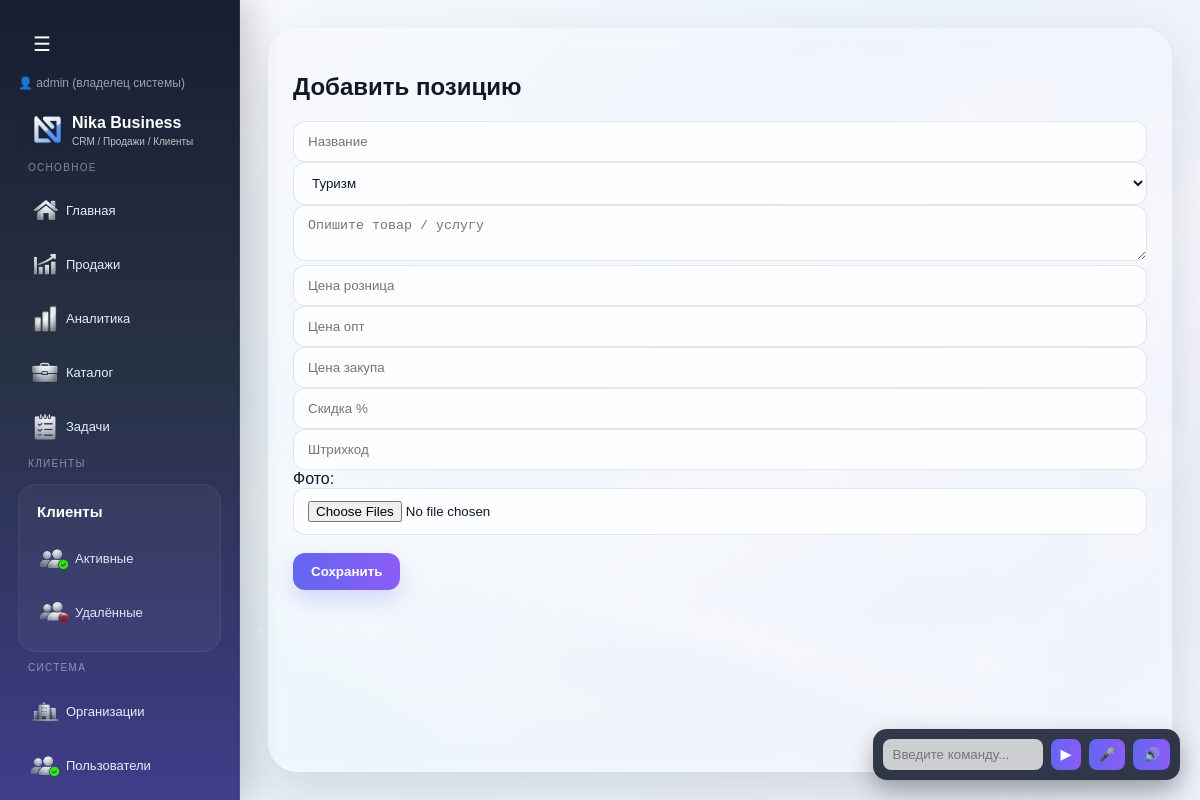
The page /items/3/edit (signed in) on the database as committed earlier.
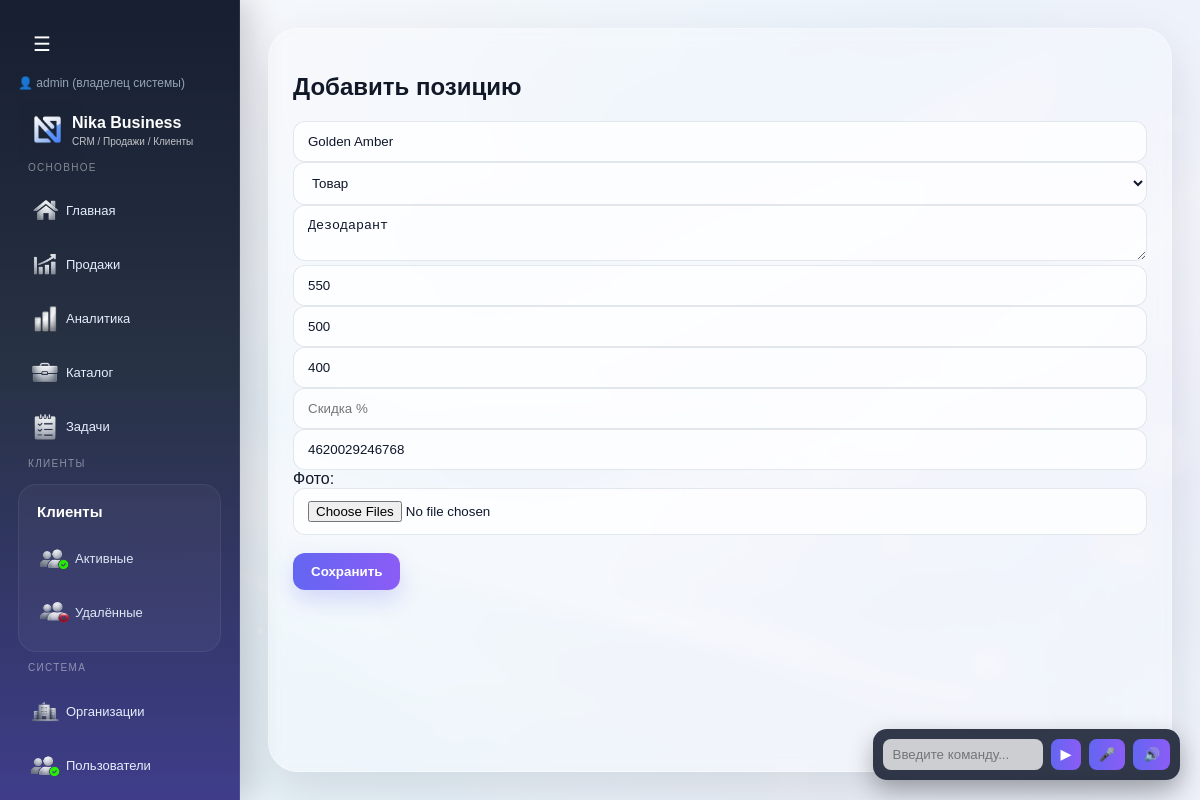
The same page on the database as committed later.
### tables this page shows
CREATE TABLE items (
        id INTEGER PRIMARY KEY AUTOINCREMENT,
        name TEXT,
        price INTEGER,
        category TEXT,
        type TEXT
    , description TEXT, retail_price INTEGER, wholesale_price INTEGER, discount_percent INTEGER, purchase_price INTEGER, barcode TEXT, company_id INTEGER);

### routes/items.py (the view, shortened to what this page needs)
@items_bp.route("/items/<int:item_id>/edit", methods=["GET", "POST"])
def edit_item(item_id):
    conn = get_db()
    item = conn.execute(
        "SELECT * FROM items WHERE id = ? AND company_id = ?",
        (item_id, session.get("company_id"))
    ).fetchone()
    conn.close()
    return render_template("item_form.html", item=item)

### app.py (called while the page is built, shortened)
@app.before_request
def check_company_access():
    if session.get("is_super_admin") or session.get("is_creator"):
        return

### models.py (called while the page is built)
def get_db():
    conn = sqlite3.connect(DATABASE, timeout=5)
    conn.row_factory = sqlite3.Row
    return conn

### templates/item_form.html (shortened to what this page needs)
{% extends "base.html" %}
{% block content %}
<h2>Добавить позицию</h2>
<form method="POST" enctype="multipart/form-data">
<input
    name="name"
    list="itemsList"
    value="{{ item.name if item else '' }}"
    placeholder="Название"
>
<select name="category" id="category">
    <option {% if item and item.category == 'Туризм' %}selected{% endif %}>Туризм</option>
    <option {% if item and item.category == 'Товар' %}selected{% endif %}>Товар</option>
</select>
<textarea
    name="description"
    placeholder="Опишите товар / услугу"
>{{ item.description if item else '' }}</textarea>
<input name="retail_price" id="retail_price" value="{{ item.retail_price if item else '' }}" placeholder="Цена розница">
<input name="wholesale_price" value="{{ item.wholesale_price if item else '' }}" placeholder="Цена опт">
<input name="purchase_price" value="{{ item.purchase_price if item else '' }}" placeholder="Цена закупа">
<input name="discount_percent" value="{{ item.discount_percent if item else '' }}" placeholder="Скидка %">
<input name="barcode" value="{{ item.barcode if item else '' }}" placeholder="Штрихкод">
<label>Фото:</label>
<input type="file" name="images" multiple><br><br>
<button class="btn">Сохранить</button>
</form>
{% endblock %}

Rows that differ between the two databases and show on the page:
added items: name "Golden Amber", category "Товар", description "Дезодарант", retail_price "550", wholesale_price "500", purchase_price "400", barcode "4620029246768"
Other text that changed with them:
form field category: "Туризм" → (not shown)
